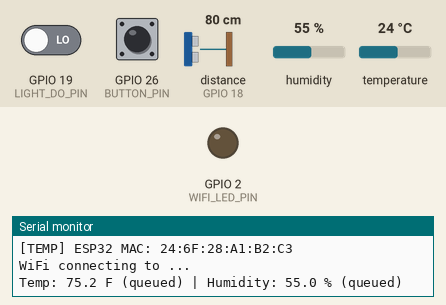
Simulated run of this sketch. Board: ESP32. Shown: output pins drawn as LEDs (lit = HIGH), the last lines printed to the serial monitor. Wiring (inferred from the names in the program): ultrasonic range finder: trigger GPIO 5; echo GPIO 18. Inputs (shaded band) come from the test bench; at power-on: GPIO 26 (BUTTON_PIN) HIGH, GPIO 19 (LIGHT_DO_PIN) LOW, distance to the obstacle (sensor on GPIO 18) 80 cm, humidity 55 %, temperature 24 °C. The echo pulse lasts 58.3 µs per cm; WiFi joins after 1.5 s; servers stay silent unless stated; no MQTT or app messages arrive unless stated; not simulated (calls return 0 or success): esp32-sensor-secrets.h; names the files do not define were given values by the test bench: MQTT_PORT = 1883; pins used as bus, display or sensor lines are not drawn.

Above: at 2.2 s.
2.3 s: GPIO 26 (BUTTON_PIN) pulled LOW for 0.15 s
At 3.0 s:
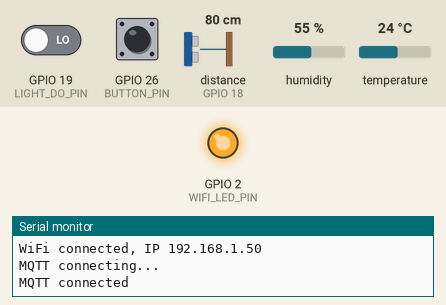
Timing chart, 0 to 5.3 s (numbered marks = the images above; inputs shaded):
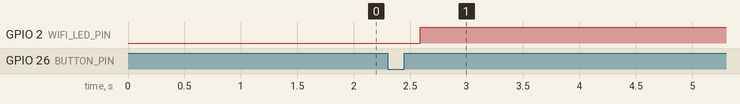

The sketch:

esp32-sensor.ino
```cpp
/*
  Embedded IoT Project
  Board: ESP32-WROOM-DA
*/

#include <Adafruit_AHTX0.h>
#include <Arduino.h>
#include <PubSubClient.h>
#include <WiFi.h>
#include <Wire.h>
#include "esp32-sensor-secrets.h"

#include "freertos/FreeRTOS.h"
#include "freertos/task.h"
#include "freertos/queue.h"
#include "freertos/semphr.h"

// PINS
const int TRIG_PIN = 5;
const int ECHO_PIN = 18;
const int LIGHT_DO_PIN = 19;
const int BUTTON_PIN = 26;
const int I2C_SDA_PIN = 27;
const int I2C_SCL_PIN = 33;
const int WIFI_LED_PIN = 2;                         // onboard LED, on while WiFi is connected

// RTOS CONFIG
const uint32_t AHT_POLL_MS = 10000;
const uint32_t AHT_STACK_BYTES = 6144;
const UBaseType_t AHT_PRIORITY = 1;
const uint32_t BUTTON_STACK_BYTES = 3072;
const UBaseType_t BUTTON_PRIORITY = 2;              // above sensor tasks
const uint32_t BUTTON_DEBOUNCE_MS = 50;
const uint32_t MOTION_STACK_BYTES = 4096;
const UBaseType_t MOTION_PRIORITY = 1;
const uint32_t MOTION_POLL_MS = 150;
const int MOTION_CONFIRM = 3;
const uint32_t MOTION_COOLDOWN_MS = 10000;
const float DETECTION_IN = 24.0;
const int DARK_SIGNAL = HIGH;
const BaseType_t SENSOR_CORE = 1;                   // WiFi stack lives on core 0
const uint32_t NET_STACK_BYTES = 8192;
const UBaseType_t NET_PRIORITY = 1;
const BaseType_t NET_CORE = 0;
const uint32_t NET_RETRY_MS = 5000;
const uint32_t NET_QUEUE_WAIT_MS = 100;
const char *STATUS_TOPIC = "status/house1/primetime1";

WiFiClient wifiClient;
PubSubClient mqtt(wifiClient);

// MQTT EVENT QUEUE
struct MqttMessage {
  char topic[48];
  char payload[96];
};

TaskHandle_t buttonTaskHandle;
QueueHandle_t mqttQueue;
Adafruit_AHTX0 aht;

bool publishValue(const char *topic, float value) {
  MqttMessage msg;
  strlcpy(msg.topic, topic, sizeof(msg.topic));
  snprintf(msg.payload, sizeof(msg.payload), "%.1f", value);
  return xQueueSend(mqttQueue, &msg, 0) == pdTRUE;
}

bool publishEvent(const char *topic, const char *payload) {
  MqttMessage msg;
  strlcpy(msg.topic, topic, sizeof(msg.topic));
  strlcpy(msg.payload, payload, sizeof(msg.payload));
  return xQueueSend(mqttQueue, &msg, 0) == pdTRUE;
}

/**
 * @brief Ensures it is safe to access memory, preventing risk of crash.
 */
void IRAM_ATTR buttonISR() {
  BaseType_t woken = pdFALSE;
  vTaskNotifyGiveFromISR(buttonTaskHandle, &woken);
  if(woken) portYIELD_FROM_ISR();
}

float measureDistanceInches() {
  digitalWrite(TRIG_PIN, LOW);
  delayMicroseconds(2);
  digitalWrite(TRIG_PIN, HIGH);
  delayMicroseconds(10);
  digitalWrite(TRIG_PIN, LOW);

  unsigned long duration = pulseIn(ECHO_PIN, HIGH, 30000);
  if (duration == 0) return -1.0;
  return duration * 0.0133 / 2.0;
}

/**
 * @brief Checks for a button press and publishes event. Only publishes on first contact
 *
 * @param *pvParameters Thread parameters initialized when creating task
 */
void buttonTask(void *pvParameters) {
  for (;;) {
    ulTaskNotifyTake(pdTRUE, portMAX_DELAY);        // sleep until ISR fires

    vTaskDelay(pdMS_TO_TICKS(BUTTON_DEBOUNCE_MS));  // let contact settle
    if (digitalRead(BUTTON_PIN) == LOW) {
      bool ok = publishEvent("event/house1/primetime1/doorbell", "pressed");
      Serial.printf("Button pressed (%s)\n", ok ? "queued" : "DROPPED");

      while(digitalRead(BUTTON_PIN) == LOW)
        vTaskDelay(pdMS_TO_TICKS(10));
      vTaskDelay(pdMS_TO_TICKS(BUTTON_DEBOUNCE_MS));
    }
    ulTaskNotifyTake(pdTRUE, 0);
  }
}

/**
 * @brief sChecks if it is DARK and if there is motion and fires event if true
 *
 * @param *pvParameters Thread parameters initialized when creating task
 */
void motionTask(void *pvParameters) {
  TickType_t lastWake = xTaskGetTickCount();
  TickType_t lastEvent = 0;
  bool everFired = false;
  int confirmed = 0;

  for(;;) {
    float dist = measureDistanceInches();
    bool detected = (dist > 0 && dist <= DETECTION_IN);
    bool dark = (digitalRead(LIGHT_DO_PIN) == DARK_SIGNAL);

    confirmed = (detected && dark) ? confirmed + 1 : 0;

    bool cooled = !everFired ||
      (xTaskGetTickCount() - lastEvent) >= pdMS_TO_TICKS(MOTION_COOLDOWN_MS);

    // DEBUGGING LOG Serial.printf("MOTION: (%f) | DETECT: (%d) | DARK: (%d) | COOLED: (%d)\n", dist, detected, dark, cooled);

    if(confirmed >= MOTION_CONFIRM && cooled) {
      bool ok = publishEvent("event/house1/primetime1/motion", "detected");
      Serial.printf("Night motion at %.1f in (%s)\n", dist, ok ? "queued" : "DROPPED");
      lastEvent = xTaskGetTickCount();
      everFired = true;
      confirmed = 0;
    }

    vTaskDelayUntil(&lastWake, pdMS_TO_TICKS(MOTION_POLL_MS));
  }
}

/**
 * @brief Publishes temperature (℉) and humidity data to MQTT on interval
 *
 * @param *pvParameters Thread parameters initialized when creating task
 */
void tempHumidityTask(void *pvParameters) {
  TickType_t lastWake = xTaskGetTickCount();

  for(;;) {
    sensors_event_t humidity, temp;
    aht.getEvent(&humidity, &temp);

    if(!isnan(temp.temperature) && !isnan(humidity.relative_humidity)) {
        float tempF = temp.temperature * 9.0 / 5.0 + 32.0;
        //bool okT = publishValue("sensor/house1/primetime1/temperature", tempF);
        bool okT = publishValue("sensors/house1/primetime1/temperature", tempF);
        bool okH = publishValue("sensors/house1/primetime1/humidity",
                                humidity.relative_humidity);
        Serial.printf("Temp: %.1f F (%s) | Humidity: %.1f %% (%s)\n",
                      tempF, okT ? "queued" : "DROPPED",
                      humidity.relative_humidity, okH ? "queued" : "DROPPED");
    }

    vTaskDelayUntil(&lastWake, pdMS_TO_TICKS(AHT_POLL_MS));
  }
}

void networkTask(void *pvParameters) {
  mqtt.setServer(MQTT_HOST, MQTT_PORT);

  WiFi.mode(WIFI_STA);
  WiFi.setAutoReconnect(true);

  // TEMP: log the ESP32's MAC address, remove once no longer needed
  Serial.printf("[TEMP] ESP32 MAC: %s\n", WiFi.macAddress().c_str());

  for(;;) {
    // WiFi
    digitalWrite(WIFI_LED_PIN, WiFi.status() == WL_CONNECTED ? HIGH : LOW);
    if(WiFi.status() != WL_CONNECTED) {
      Serial.printf("WiFi connecting to %s...\n", WIFI_SSID);
      WiFi.begin(WIFI_SSID);
      uint32_t start = millis();
      while(WiFi.status() != WL_CONNECTED && millis() - start < 15000)
        vTaskDelay(pdMS_TO_TICKS(250));
      digitalWrite(WIFI_LED_PIN, WiFi.status() == WL_CONNECTED ? HIGH : LOW);
      if(WiFi.status() != WL_CONNECTED) {
        Serial.println("WiFi failed, retrying");
        vTaskDelay(pdMS_TO_TICKS(NET_RETRY_MS));
        continue;
      }
      Serial.printf("WiFi connected, IP %s\n", WiFi.localIP().toString().c_str());
    }

    // MQTT
    if(!mqtt.connected()) {
      Serial.println("MQTT connecting...");
      if(mqtt.connect(MQTT_CLIENTID, STATUS_TOPIC, 1, true, "offline")) {
        mqtt.publish(STATUS_TOPIC, "online", true);
        Serial.println("MQTT connected");
      } else {
        Serial.printf("MQTT failed, rc=%d\n", mqtt.state());
        vTaskDelay(pdMS_TO_TICKS(NET_RETRY_MS));
        continue;
      }
    }

    // Drain the queue
    MqttMessage msg;
    while(xQueueReceive(mqttQueue, &msg, pdMS_TO_TICKS(NET_QUEUE_WAIT_MS)) == pdTRUE) {
      if(!mqtt.publish(msg.topic, msg.payload))
        Serial.printf("Publish failed: %s\n", msg.topic);
    }
    mqtt.loop();

  }
}

void setup()
{
  Serial.begin(115200);
  delay(1000);
  Wire.begin(I2C_SDA_PIN, I2C_SCL_PIN);

  mqttQueue = xQueueCreate(10, sizeof(MqttMessage));

  // WiFi Thread
  pinMode(WIFI_LED_PIN, OUTPUT);
  digitalWrite(WIFI_LED_PIN, LOW);
  xTaskCreatePinnedToCore(networkTask, "network", NET_STACK_BYTES,
                          NULL, NET_PRIORITY, NULL, NET_CORE);

  // Button Thread
  pinMode(BUTTON_PIN, INPUT_PULLUP);
  xTaskCreatePinnedToCore(buttonTask, "button", BUTTON_STACK_BYTES,
                          NULL, BUTTON_PRIORITY, &buttonTaskHandle, SENSOR_CORE);
  attachInterrupt(digitalPinToInterrupt(BUTTON_PIN), buttonISR, FALLING);

  // Motion Thread
  pinMode(TRIG_PIN, OUTPUT);
  pinMode(ECHO_PIN, INPUT);
  pinMode(LIGHT_DO_PIN, INPUT);
  digitalWrite(TRIG_PIN, LOW);
  xTaskCreatePinnedToCore(motionTask, "motion", MOTION_STACK_BYTES,
                          NULL, MOTION_PRIORITY, NULL, SENSOR_CORE);

  // Temperature/Humidity Thread
  if(!aht.begin()) {
    Serial.println("AHT10 not found, check wiring. Temp/humidity disabled.");
  } else {
    xTaskCreatePinnedToCore(tempHumidityTask, "aht10", AHT_STACK_BYTES,
                            NULL, AHT_PRIORITY, NULL, SENSOR_CORE);
  }
}

void loop() {
  vTaskDelete(NULL);
}
```
